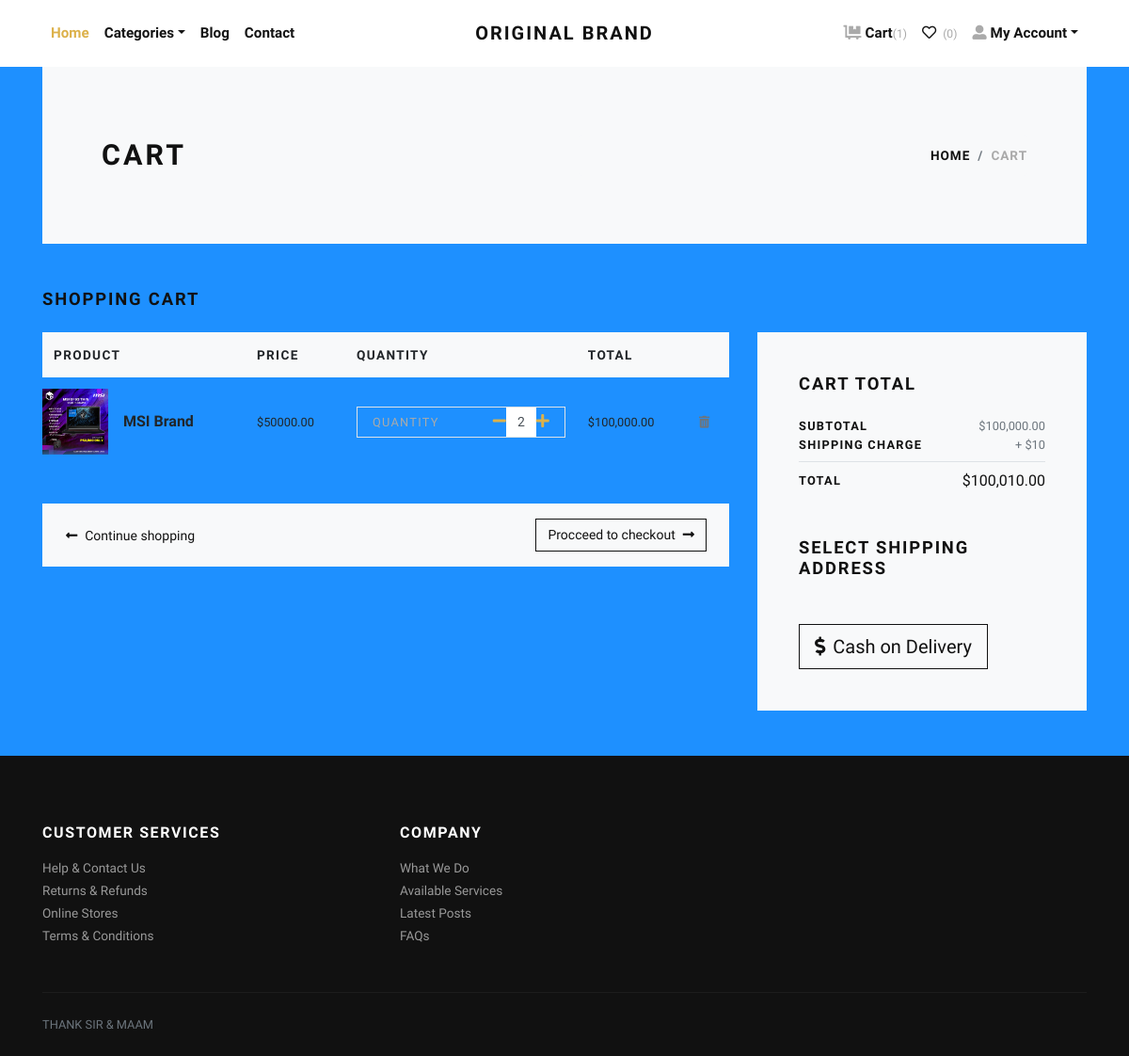
/cart/ (signed in), run on the app's committed database.
### store/models.py (models this page shows, shortened)
class Cart(models.Model):
    user = models.ForeignKey(User, verbose_name="User", on_delete=models.CASCADE)
    product = models.ForeignKey(Product, verbose_name="Product", on_delete=models.CASCADE)
    quantity = models.PositiveIntegerField(default=1, verbose_name="Quantity")
    created_at = models.DateTimeField(auto_now_add=True, verbose_name="Created Date")
    updated_at = models.DateTimeField(auto_now=True, verbose_name="Updated Date")
    @property
    def total_price(self):
        return self.quantity * self.product.price

class Product(models.Model):
    title = models.CharField(max_length=150, verbose_name="Product Title")
    slug = models.SlugField(max_length=160, verbose_name="Product Slug")
    sku = models.CharField(max_length=255, unique=True, verbose_name="Unique Product ID (SKU)")
    short_description = models.TextField(verbose_name="Short Description")
    detail_description = models.TextField(blank=True, null=True, verbose_name="Detail Description")
    product_image = models.ImageField(upload_to='product', blank=True, null=True, verbose_name="Product Image")
    price = models.DecimalField(max_digits=8, decimal_places=2)
    category = models.ForeignKey(Category, verbose_name="Product Categoy", on_delete=models.CASCADE)
    is_active = models.BooleanField(verbose_name="Is Active?")
    is_featured = models.BooleanField(verbose_name="Is Featured?")
    created_at = models.DateTimeField(auto_now_add=True, verbose_name="Created Date")
    updated_at = models.DateTimeField(auto_now=True, verbose_name="Updated Date")
    class Meta:
        verbose_name_plural = 'Products'
        ordering = ('-created_at', )

### store/views.py (the view)
# urls.py: path('cart/', views.cart, name="cart"),
@login_required
def cart(request):
    user = request.user
    cart_products = Cart.objects.filter(user=user)
    amount = decimal.Decimal(0)
    shipping_amount = decimal.Decimal(10)
    cp = [p for p in Cart.objects.all() if p.user==user]
    if cp:
        for p in cp:
            temp_amount = (p.quantity * p.product.price)
            amount += temp_amount
    addresses = Address.objects.filter(user=user)
    context = {
        'cart_products': cart_products,
        'amount': amount,
        'shipping_amount': shipping_amount,
        'total_amount': amount + shipping_amount,
        'addresses': addresses,
    }
    return render(request, 'store/cart.html', context)

### store/context_preprocessors.py (called while the page is built)
def store_menu(request):
    categories = Category.objects.filter(is_active=True)
    context = {
        'categories_menu': categories,
    }
    return context

def cart_menu(request):
    if request.user.is_authenticated:
        cart_items= Cart.objects.filter(user=request.user)
        context = {
            'cart_items': cart_items,
        }
    else:
        context = {}
    return context

### templates/store/cart.html (shortened to what this page needs)
{% extends 'base.html' %}
{% load static %}
{% load humanize %}
    {% block content %}
      <div class="container">
        <section class="py-5 bg-light">
          <div class="container">
            <div class="row px-4 px-lg-5 py-lg-4 align-items-center">
              <div class="col-lg-6">
                <h1 class="h2 text-uppercase mb-0">Cart</h1>
              </div>
              <div class="col-lg-6 text-lg-right">
                <nav aria-label="breadcrumb">
                  <ol class="breadcrumb justify-content-lg-end mb-0 px-0">
                    <li class="breadcrumb-item"><a href="">Home</a></li>
                    <li class="breadcrumb-item active" aria-current="page">Cart</li>
                  </ol>
                </nav>
              </div>
            </div>
          </div>
        </section>
        {% if cart_products %}
        <section class="py-5">
          <h2 class="h5 text-uppercase mb-4">Shopping cart</h2>
          <div class="row">
            <div class="col-lg-8 mb-4 mb-lg-0">
              <div class="table-responsive mb-4">
                <table class="table">
                  <thead class="bg-light">
                    <tr>
                      <th class="border-0" scope="col"> <strong class="text-small text-uppercase">Product</strong></th>
                      <th class="border-0" scope="col"> <strong class="text-small text-uppercase">Price</strong></th>
                      <th class="border-0" scope="col"> <strong class="text-small text-uppercase">Quantity</strong></th>
                      <th class="border-0" scope="col"> <strong class="text-small text-uppercase">Total</strong></th>
                      <th class="border-0" scope="col"> </th>
                    </tr>
                  </thead>
                  <tbody>
                    {% for cart_product in cart_products %}
                    <tr>
                      <th class="pl-0 border-0" scope="row">
                        <div class="media align-items-center">
                          {% if cart_product.product.product_image %}
                            <a class="reset-anchor d-block animsition-link" href="{% url 'store:product-detail' cart_product.product.slug %}"><img src="{{cart_product.product.product_image.url}}" alt="{{cart_product.product.title}}" width="70"/></a>
                          {% else %}
                            <a class="reset-anchor d-block animsition-link" href="{% url 'store:product-detail' cart_product.product.slug %}"><img src="{% static 'img/product-detail-3.jpg' %}" alt="{{cart_product.product.title}}" width="70"/></a>
                          {% endif %}
                          <div class="media-body ml-3"><strong class="h6"><a class="reset-anchor animsition-link" href="{% url 'store:product-detail' cart_product.product.slug %}">{{cart_product.product.title}}</a></strong></div>
                        </div>
                      </th>
                      <td class="align-middle border-0">
                        <p class="mb-0 small">${{cart_product.product.price}}</p>
                      </td>
                      <td class="align-middle border-0">
                        <div class="border d-flex align-items-center justify-content-between px-3"><span class="small text-uppercase text-gray headings-font-family">Quantity</span>
                          <div class="quantity">
                            <a href="{% url 'store:minus-cart' cart_product.id %}" class="dec-btn p-0 ml-2"><i class="fas fa-minus"></i></a>
                            <input class="form-control form-control-sm border-0 shadow-0 p-0" type="text" value="{{cart_product.quantity}}"/>
                            <a href="{% url 'store:plus-cart' cart_product.id %}" class="inc-btn p-0"><i class="fas fa-plus"></i></a>
                          </div>
                        </div>
                      </td>
                      <td class="align-middle border-0">
                        <p class="mb-0 small">${{cart_product.total_price|intcomma}}</p>
                      </td>
                      <td class="align-middle border-0"><a class="reset-anchor" href="{% url 'store:remove-cart' cart_product.id %}"><i class="fas fa-trash-alt small text-muted"></i></a></td>
                    </tr>
                    {% endfor %}
                  </tbody>
                </table>
              </div>
              <div class="bg-light px-4 py-3">
                <div class="row align-items-center text-center">
                  <div class="col-md-6 mb-3 mb-md-0 text-md-left"><a class="btn btn-link p-0 text-dark btn-sm" href="{% url 'store:home' %}"><i class="fas fa-long-arrow-alt-left mr-2"> </i>Continue shopping</a></div>
                  <div class="col-md-6 text-md-right"><a class="btn btn-outline-dark btn-sm" href="">Procceed to checkout<i class="fas fa-long-arrow-alt-right ml-2"></i></a></div>
                </div>
              </div>
            </div>
            <div class="col-lg-4">
              <div class="card border-0 rounded-0 p-lg-4 bg-light">
                <div class="card-body">
                  <h5 class="text-uppercase mb-4">Cart total</h5>
                  <ul class="list-unstyled mb-0">
                    <li class="d-flex align-items-center justify-content-between"><strong class="text-uppercase small font-weight-bold">Subtotal</strong><span class="text-muted small">${{amount|intcomma}}</span></li>
                    <li class="d-flex align-items-center justify-content-between"><strong class="text-uppercase small font-weight-bold">Shipping Charge</strong><span class="text-muted small">+ ${{shipping_amount}}</span></li>
                    <li class="border-bottom my-2"></li>
                    <li class="d-flex align-items-center justify-content-between mb-4"><strong class="text-uppercase small font-weight-bold">Total</strong><span>${{total_amount|intcomma}}</span></li>
                  </ul>
                  <h5 class="text-uppercase my-5">Select Shipping Address</h5>
                  <form action="{% url 'store:checkout' %}" id="myform">
                    <button type="submit" class="btn btn-dark btn-lg btn-outline-dark" type="submit"> <i class="fas fa-dollar-sign mr-2"></i>Cash on Delivery</button>
                  </form>
                </div>
              </div>
            </div>
          </div>
        </section>
        {% else %}
          <div class="text-center py-5">
            <h3 class="mb-3">Your cart is empty.</h3>
            <a href="{% url 'store:home' %}"><i class="fas fa-long-arrow-alt-left mr-2"> </i>Continue shopping</a>
          </div>
        {% endif %}
      </div>
      {% endblock content %}

### ComputerShop/static/css/style.default.css (style rules this page uses)
.text-small { font-size: 0.85rem !important; }
.text-gray { color: #aaa !important; }
strong { font-weight: 700; }
.quantity { display: -ms-flexbox; display: flex; -ms-flex-align: center; align-items: center; font-family: inherit; }
.quantity input { width: 2rem; text-align: center; }
.text-uppercase { text-transform: uppercase; letter-spacing: 0.1em; }
.border { border: 1px solid #dee2e6 !important; }
.shadow-0 { box-shadow: none !important; }
.reset-anchor { color: inherit; transition: all 0.3s; }
.headings-font-family { font-family: inherit !important; }
.btn { font-weight: 400; border: 1px solid transparent; font-family: inherit; padding: 0.375rem 1.5rem; font-size: 1rem; line-height: 1.5; border-radius: 0; transition: color 0.15s ease-in-out, background-color 0.15s ease-in-out, border-color 0.15s ease-in-out, box-shadow 0.15s ease-in-out; }
.btn-link { font-weight: 400; color: #dcb14a; }
.btn-dark { color: #fff; background-color: #111111; border-color: #111111; }
.btn-outline-dark { color: #111111; background-color: transparent; background-image: none; border-color: #111111; }
.btn-lg { padding: 0.5rem 1rem; font-size: 1.25rem; line-height: 1.5; border-radius: 0; }
.btn-sm { padding: 0.375rem 0.75rem; font-size: 0.875rem; line-height: 1.5; border-radius: 0; }
body { font-family: "Libre Franklin", sans-serif; font-size: 1rem; font-weight: 400; line-height: 1.5; color: #111111; background-color: #fff; }
a { color: #dcb14a; text-decoration: none; }
h1, h2, h3, h4, h5, h6, .h1, .h2, .h3, .h4, .h5, .h6 { margin-bottom: 0.5rem; font-family: inherit; font-weight: 900; line-height: 1.2; color: inherit; }
h1, .h1 { font-size: 2.2rem; }
h2, .h2 { font-size: 1.9rem; }
h5, .h5 { font-size: 1.15rem; }
h6, .h6 { font-size: 1rem; }
small, .small { font-size: 80%; font-weight: 400; }
.bg-light { background-color: #f8f9fa !important; }
.text-dark { color: #111111 !important; }
.form-control { padding: 0.375rem 0.75rem; font-size: 1rem; line-height: 1.5; color: #495057; background-color: #fff; border: 1px solid #ced4da; border-radius: 0; transition: border-color 0.15s ease-in-out, box-shadow 0.15s ease-in-out; }
.form-control::placeholder { color: #adb5bd; font-size: 0.85rem; font-weight: 400; }
.form-control-sm { padding: 0.25rem 0.5rem; font-size: 0.875rem; line-height: 1.5; border-radius: 0; }
.card { background-color: #fff; border: 1px solid rgba(17, 17, 17, 0.125); border-radius: 0; }
.card-body { padding: 1.25rem; }
.breadcrumb { background: #f8f9fa; }
.breadcrumb-item { font-size: 0.85rem; text-transform: uppercase; letter-spacing: 0.07em; font-weight: 900; color: #111111; }
.breadcrumb-item a { color: inherit; transition: all 0.3s; }
.breadcrumb-item.active { color: #aaa; }

### data on the page
Cart: product.product_image (picture), product "MSI Brand", product.price "50000.00", quantity "2", total_price "100,000.00"

### other printed values
{{ cart_items.count }} "1"
{{ amount|intcomma }} "100,000.00"
{{ shipping_amount }} "10"
{{ total_amount|intcomma }} "100,010.00"
